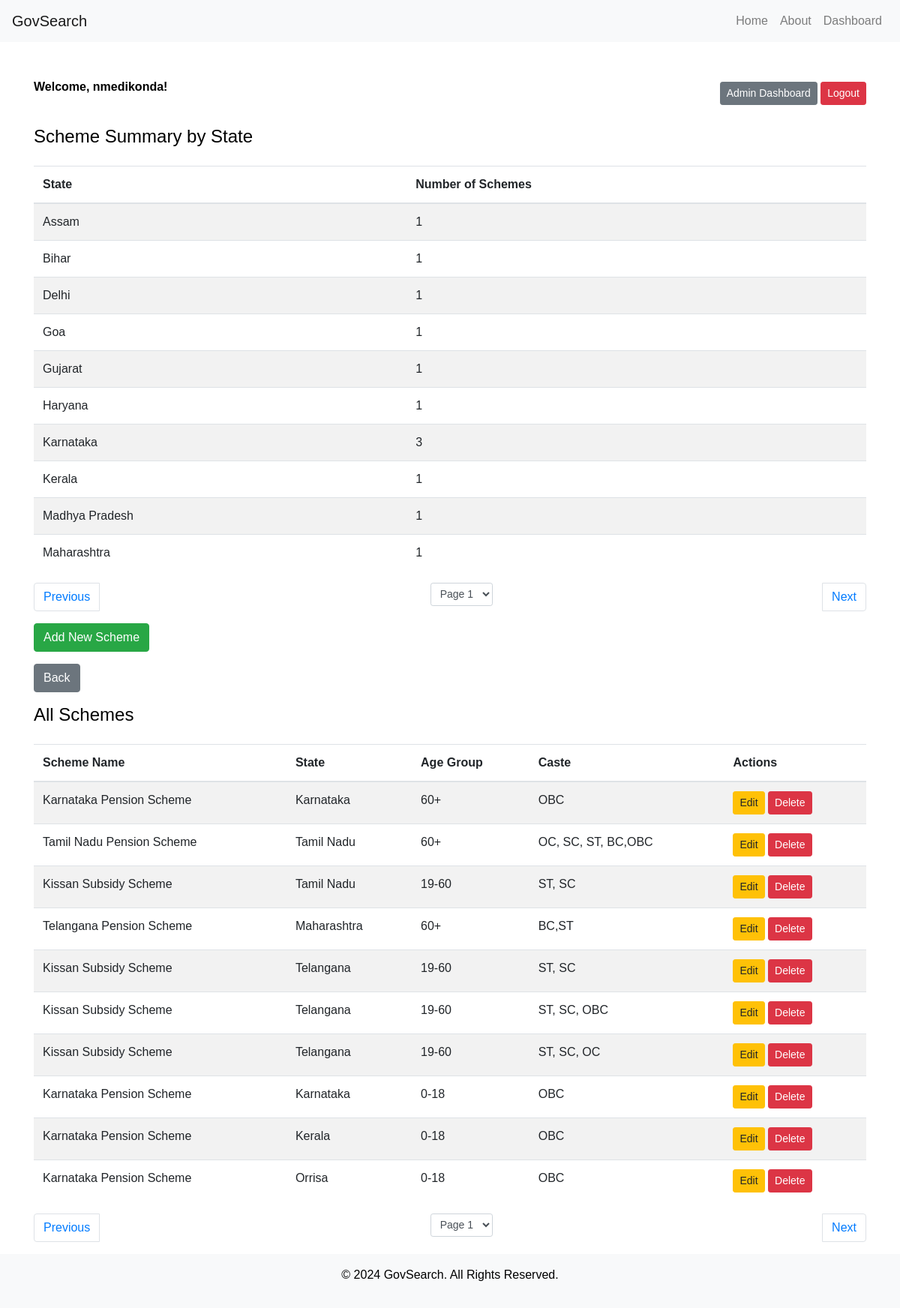
Page /admin_dashboard.php (signed in) on the committed database.
### tables this page shows
CREATE TABLE `schemes` (
  `id` int(11) NOT NULL,
  `scheme_name` varchar(255) NOT NULL,
  `state` varchar(100) NOT NULL,
  `age_group` varchar(50) DEFAULT NULL,
  `caste` varchar(50) DEFAULT NULL
);

### admin_dashboard.php (the view, shortened to what this page needs)
<?php
include('db_connection.php');
$items_per_page = 10;
$page = isset($_GET['page']) ? (int)$_GET['page'] : 1;
$offset = ($page - 1) * $items_per_page;
$summary_sql = "SELECT state, COUNT(*) AS scheme_count FROM schemes GROUP BY state LIMIT ?, ?";
$summary_stmt = $conn->prepare($summary_sql);
$summary_stmt->bind_param("ii", $offset, $items_per_page);
$summary_stmt->execute();
$summary_result = $summary_stmt->get_result();
$total_states_sql = "SELECT COUNT(DISTINCT state) AS total_states FROM schemes";
$total_states_result = $conn->query($total_states_sql);
$total_states = $total_states_result->fetch_assoc()['total_states'];
$total_pages = ceil($total_states / $items_per_page);
$page_schemes = isset($_GET['page_schemes']) ? (int)$_GET['page_schemes'] : 1;
$offset_schemes = ($page_schemes - 1) * $items_per_page;
$sql_schemes = "SELECT * FROM schemes LIMIT ?, ?";
$stmt_schemes = $conn->prepare($sql_schemes);
$stmt_schemes->bind_param("ii", $offset_schemes, $items_per_page);
$stmt_schemes->execute();
$result_schemes = $stmt_schemes->get_result();
$logged_in_user = $_SESSION['admin'];
include('header.php');
?>
<div class="container mt-5">
    <div class="row mb-4">
        <div class="col-12 d-flex justify-content-between align-items-center">
            <div>
                <p><strong>Welcome, <?php echo htmlspecialchars($logged_in_user); ?>!</strong></p>
            </div>
            <div>
                <a href="admin_dashboard.php" class="btn btn-secondary btn-sm">Admin Dashboard</a>
                <a href="logout.php" class="btn btn-danger btn-sm">Logout</a>
            </div>
        </div>
    </div>
    <h4 class="mb-4">Scheme Summary by State</h4>
    <div class="table-responsive">
        <table class="table table-striped">
            <thead>
                <tr>
                    <th>State</th>
                    <th>Number of Schemes</th>
                </tr>
            </thead>
            <tbody>
                <?php while ($row = $summary_result->fetch_assoc()) { ?>
                    <tr>
                        <td><?php echo htmlspecialchars($row['state']); ?></td>
                        <td><?php echo htmlspecialchars($row['scheme_count']); ?></td>
                    </tr>
                <?php } ?>
            </tbody>
        </table>
    </div>
    <nav>
        <ul class="pagination justify-content-between">
            <li class="page-item">
                <?php if ($page > 1): ?>
                    <a class="page-link" href="?page=<?php echo $page - 1; ?>">Previous</a>
                <?php else: ?>
                    <span class="page-link disabled">Previous</span>
                <?php endif; ?>
            </li>
            <li class="page-item">
                <form method="get" action="" class="d-inline">
                    <select class="form-control form-control-sm" name="page" onchange="this.form.submit()">
                        <?php for ($i = 1; $i <= $total_pages; $i++): ?>
                            <option value="<?php echo $i; ?>" <?php if ($i == $page) echo 'selected'; ?>>Page <?php echo $i; ?></option>
                        <?php endfor; ?>
                    </select>
                </form>
            </li>
            <li class="page-item">
                <?php if ($page < $total_pages): ?>
                    <a class="page-link" href="?page=<?php echo $page + 1; ?>">Next</a>
                <?php else: ?>
                    <span class="page-link disabled">Next</span>
                <?php endif; ?>
            </li>
        </ul>
    </nav>
    <div class="mb-3">
        <a href="add_scheme.php" class="btn btn-success">Add New Scheme</a>
    </div>
    <div class="mb-3">
        <a href="admin_dashboard.php" class="btn btn-secondary">Back</a>
    </div>
    <h4 class="mb-4">All Schemes</h4>
    <div class="table-responsive">
        <table class="table table-striped">
            <thead>
                <tr>
                    <th>Scheme Name</th>
                    <th>State</th>
                    <th>Age Group</th>
                    <th>Caste</th>
                    <th>Actions</th>
                </tr>
            </thead>
            <tbody>
                <?php while ($row = $result_schemes->fetch_assoc()) { ?>
                    <tr>
                        <td><?php echo htmlspecialchars($row['scheme_name']); ?></td>
                        <td><?php echo htmlspecialchars($row['state']); ?></td>
                        <td><?php echo htmlspecialchars($row['age_group']); ?></td>
                        <td><?php echo htmlspecialchars($row['caste']); ?></td>
                        <td>
                            <a href="edit_scheme.php?id=<?php echo $row['id']; ?>" class="btn btn-warning btn-sm">Edit</a>
                            <a href="delete_scheme.php?id=<?php echo $row['id']; ?>" class="btn btn-danger btn-sm" onclick="return confirmDelete();">Delete</a>
                        </td>
                    </tr>
                <?php } ?>
            </tbody>
        </table>
    </div>
    <nav>
        <ul class="pagination justify-content-between">
            <li class="page-item">
                <?php if ($page_schemes > 1): ?>
                    <a class="page-link" href="?page_schemes=<?php echo $page_schemes - 1; ?>">Previous</a>
                <?php else: ?>
                    <span class="page-link disabled">Previous</span>
                <?php endif; ?>
            </li>
            <li class="page-item">
                <form method="get" action="" class="d-inline">
                    <select class="form-control form-control-sm" name="page_schemes" onchange="this.form.submit()">
                        <?php for ($i = 1; $i <= ceil($total_states / $items_per_page); $i++): ?>
                            <option value="<?php echo $i; ?>" <?php if ($i == $page_schemes) echo 'selected'; ?>>Page <?php echo $i; ?></option>
                        <?php endfor; ?>
                    </select>
                </form>
            </li>
            <li class="page-item">
                <?php if ($page_schemes < ceil($total_states / $items_per_page)): ?>
                    <a class="page-link" href="?page_schemes=<?php echo $page_schemes + 1; ?>">Next</a>
                <?php else: ?>
                    <span class="page-link disabled">Next</span>
                <?php endif; ?>
            </li>
        </ul>
    </nav>
</div>
<?php include('footer.php'); ?>

### header.php (style rules this page uses)
body { background-color: #ffffff; color: #000000; font-family: Arial, sans-serif; }

### rows in the picture
schemes: scheme_name "Karnataka Pension Scheme", state "Karnataka", age_group "60+", caste "OBC"
schemes: scheme_name "Tamil Nadu Pension Scheme", state "Tamil Nadu", age_group "60+", caste "OC, SC, ST, BC,OBC"
schemes: scheme_name "Kissan Subsidy Scheme", state "Tamil Nadu", age_group "19-60", caste "ST, SC"
schemes: scheme_name "Telangana Pension Scheme", state "Maharashtra", age_group "60+", caste "BC,ST"
schemes: scheme_name "Kissan Subsidy Scheme", state "Telangana", age_group "19-60", caste "ST, SC"
schemes: scheme_name "Kissan Subsidy Scheme", state "Telangana", age_group "19-60", caste "ST, SC, OBC"
schemes: scheme_name "Kissan Subsidy Scheme", state "Telangana", age_group "19-60", caste "ST, SC, OC"
schemes: scheme_name "Karnataka Pension Scheme", state "Karnataka", age_group "0-18", caste "OBC"
schemes: scheme_name "Karnataka Pension Scheme", state "Kerala", age_group "0-18", caste "OBC"
schemes: scheme_name "Karnataka Pension Scheme", state "Orrisa", age_group "0-18", caste "OBC"

### other values in the picture
$logged_in_user "nmedikonda"
$row['state'] "Assam"
$row['scheme_count'] "1"
$row['state'] "Bihar"
$row['state'] "Delhi"
$row['state'] "Goa"
$row['state'] "Gujarat"
$row['state'] "Haryana"
$row['state'] "Karnataka"
$row['scheme_count'] "3"
$row['state'] "Kerala"
$row['state'] "Madhya Pradesh"
$row['state'] "Maharashtra"
